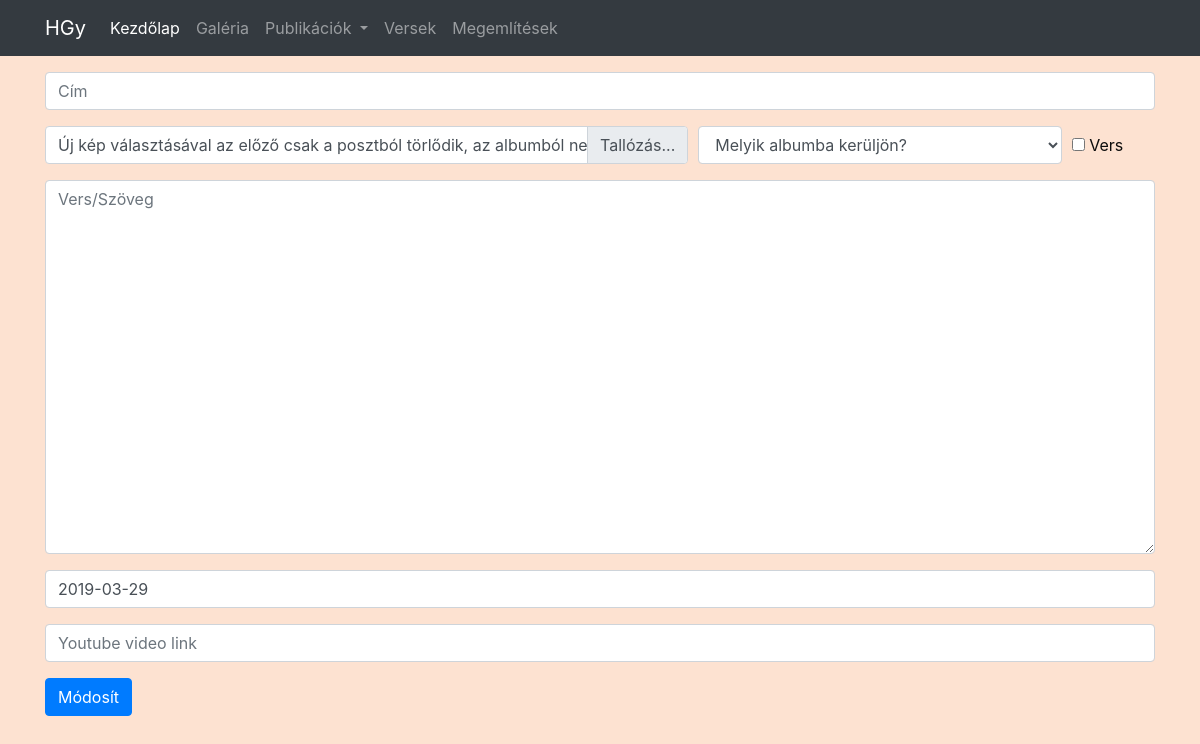
Page /poszt-szerkesztes.php?id=10 on the earlier database version.
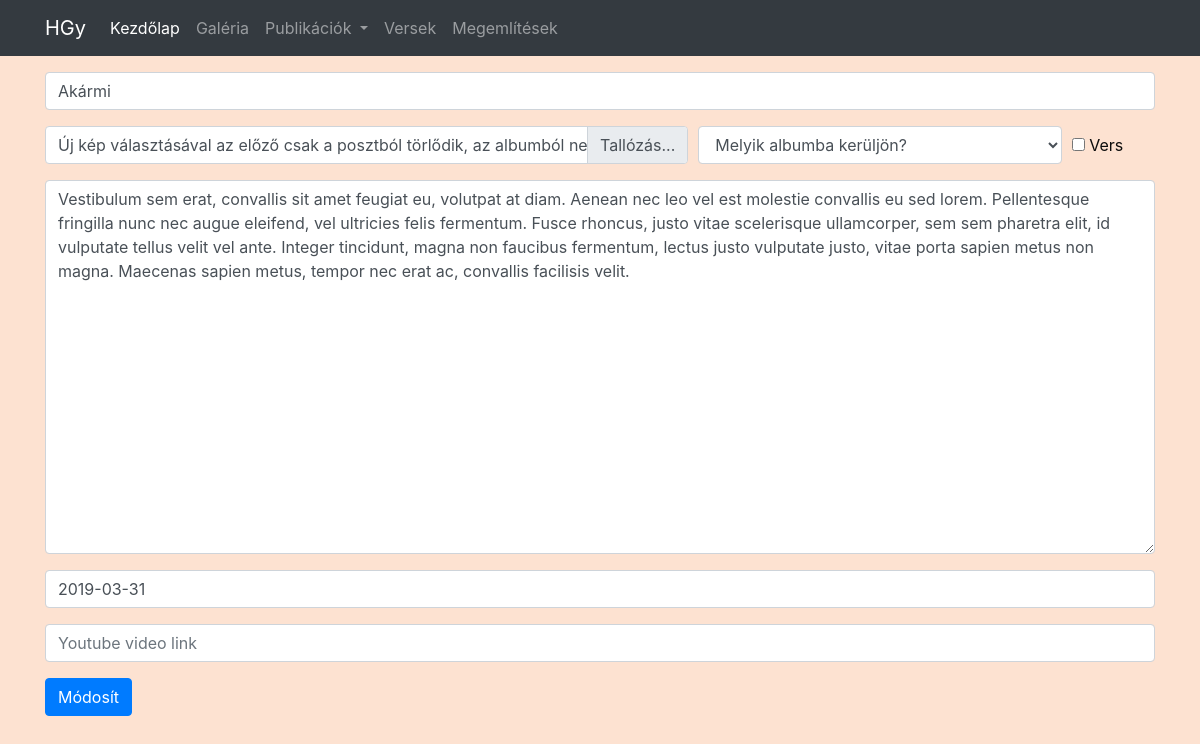
Same page on the later database version.
### tables this page shows
CREATE TABLE `post` (
  `Post_ID` int(6) NOT NULL,
  `cim` varchar(50) DEFAULT NULL,
  `szoveg` text,
  `Kep_ID` int(6) DEFAULT NULL,
  `vers` tinyint(1) DEFAULT NULL,
  `video` varchar(20) DEFAULT NULL,
  `datum` date DEFAULT NULL
);

### poszt-szerkesztes.php (the view, shortened to what this page needs)
<?php require 'fejlec.php'; ?>
<?php
require 'connect.php';
$id = $_GET['id'];
$sql = "SELECT cim, szoveg, Kep_ID, datum, Post_ID, video, vers FROM post WHERE Post_ID = " .$id .";";
$result = $conn->query($sql);
$row = mysqli_fetch_assoc($result);
            $cim = $row['cim'];
            $szoveg = $row['szoveg'];
        if ($row['video'] != NULL) {
            $video = $row['video'];
        }else {
            $video = NULL;
        }
        if ($row['vers'] != 0) {
            $vers = 'checked';
        }else{
            $vers = '';
        }
        $datum = $row['datum'];
?>
<div class="container">
  <form action="poszt-szerkesztes-db.php?id=<?php echo $id?>" method="post" enctype="multipart/form-data">
    <div class="form-group">
      <input type="text" class="form-control" name="cim" placeholder="Cím" value="<?php echo $cim;?>">
    </div>
    <div class="form-row align-items-center">
      <div class="col-7">
        <div class="custom-file">
            <label class="custom-file-label" for="file" data-browse="Tallózás...">Új kép választásával az előző csak a posztból törlődik, az albumból nem!</label>
        </div>
      </div>
      <div class="col-4">
        <select class="form-control" name="album">
        <option value="" disabled selected>Melyik albumba kerüljön?</option>'
        </select>
      </div>
      <div class="col-1">
        <div class="checkbox">
          <label style="margin-bottom:0;"><input type="checkbox" name="vers" <?php echo $vers;?>> Vers</label>
        </div>
      </div>
    </div>
    <div class="form-group">
      <textarea class="form-control" rows="15" placeholder="Vers/Szöveg" name="szoveg"><?php echo $szoveg;?></textarea>
    </div>
    <div class="bootstrap-iso">
        <div class="form-group ">
          <div class="input-group">
            <input class="form-control" name="date" id="date" placeholder="YYYY-MM-DD" type="text" value="<?php echo $datum;?>"/>
          </div>
        </div>
    </div>
 <div class="form-group">
    <input type="url" class="form-control" name="video" placeholder="Youtube video link" <?php if($video != NULL) echo 'value="https://www.youtube.com/watch?v='. $video .'"' ;?>>
  </div>
  <button type="submit" name="submit" class="btn btn-primary">Módosít</button>
  </form>
</div>
<?php require 'lablec.php'; ?>

Differences in the rows shown:
changed post: cim (not shown) → "Akármi"; szoveg (not shown) → "Vestibulum sem erat, convallis sit amet feugiat eu, volutpat at diam. Aenean nec leo vel est molestie convallis eu sed lorem. Pellentesque fringilla nunc nec augue eleifend, vel ultricies felis fermentum. Fusce rhoncus, justo vitae scelerisque ullamcorper, sem sem pharetra elit, id vulputate tellus velit vel ante. Integer tincidunt, magna non faucibus fermentum, lectus justo vulputate justo, vitae porta sapien metus non magna. Maecenas sapien metus, tempor nec erat ac, convallis facilisis velit."; date "2019-03-29" → "2019-03-31"
